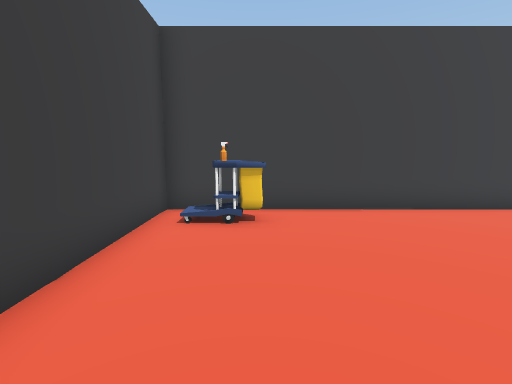
View 1 (above)

15 first-person views from a walk through a Unity game level. The camera is 1.5 m above the floor, tilts 8° down and sees 85° across. The floor is counted in squares, 1 m on a side. Each view is taken from the middle of a square. On the plan, view 1 faces up. The plan holds only what a view shows up to about 14 squares ahead; the rest is blank. The player is left out.

View 2
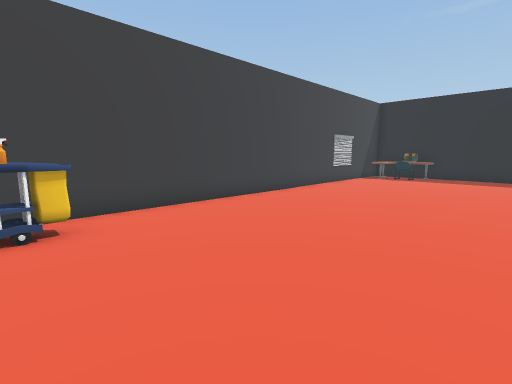

View 3
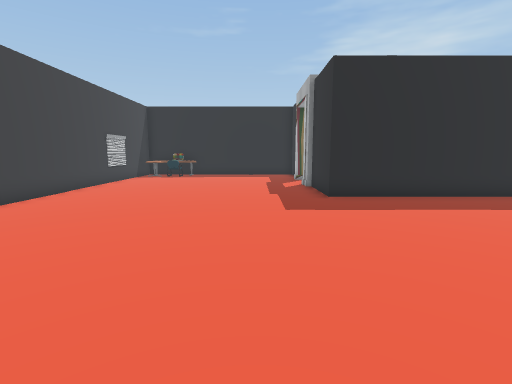

View 4
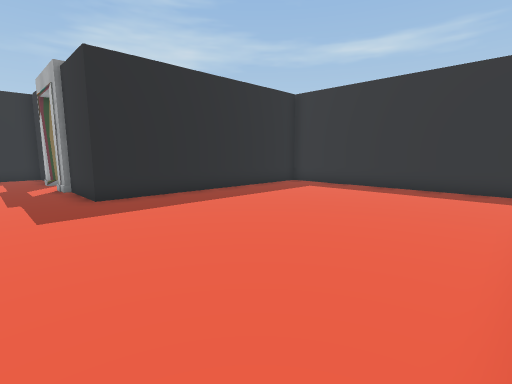

View 5
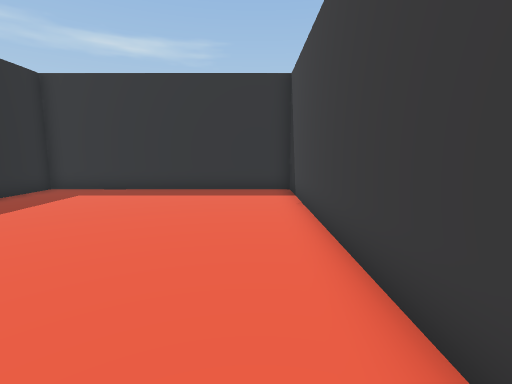

View 6
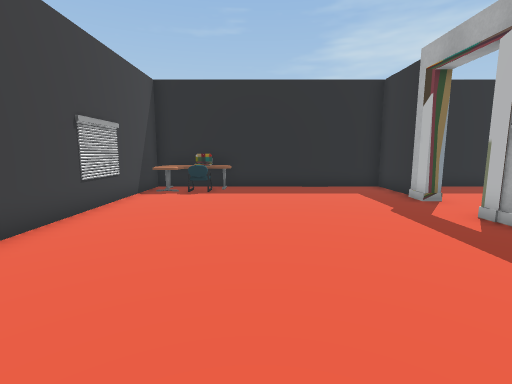

View 7
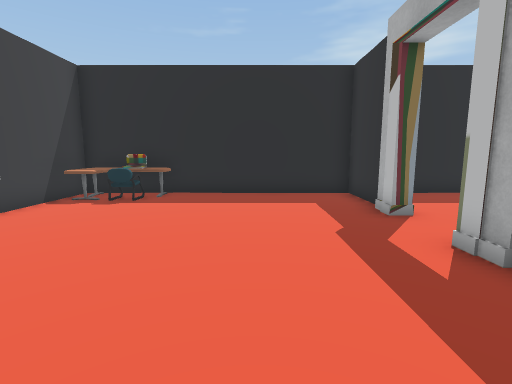

View 8
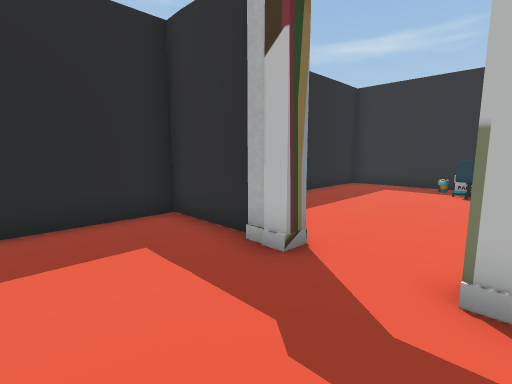

View 9
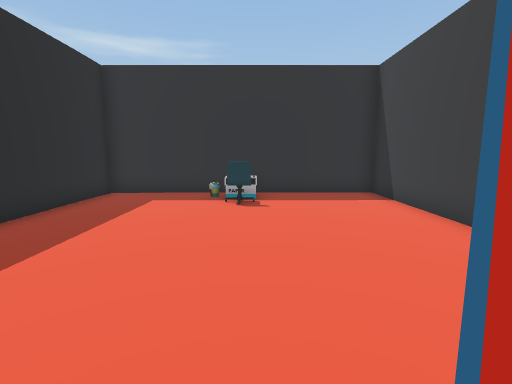

View 10
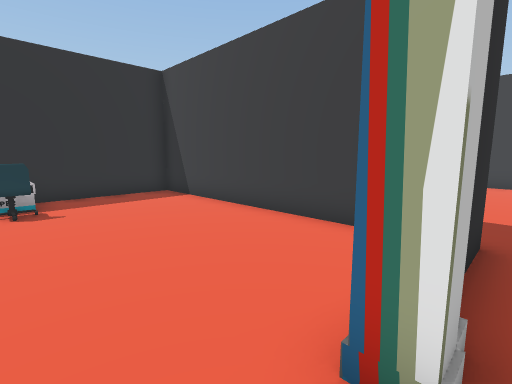

View 11
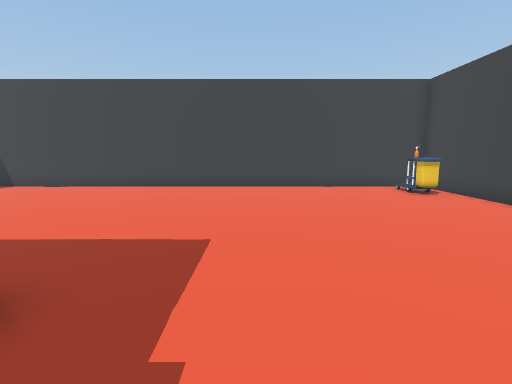

View 12
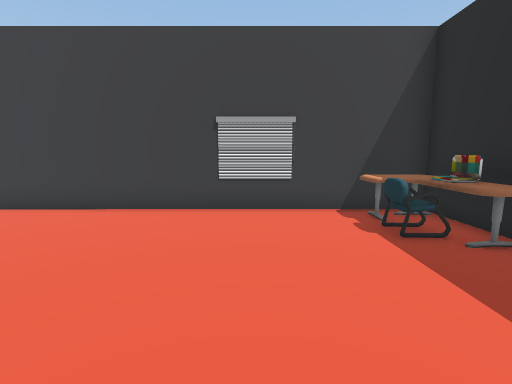

View 13
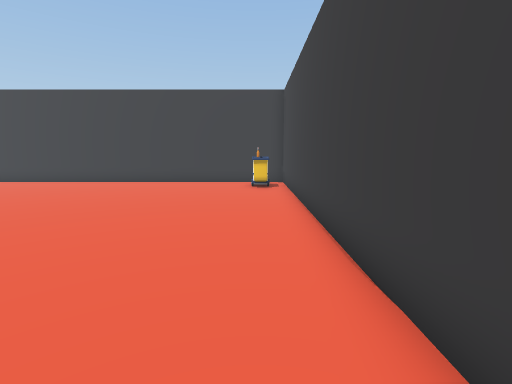

View 14
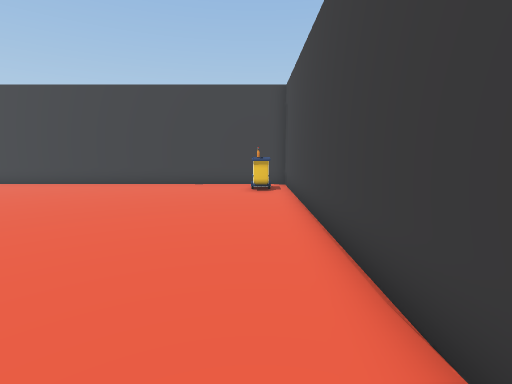

View 15
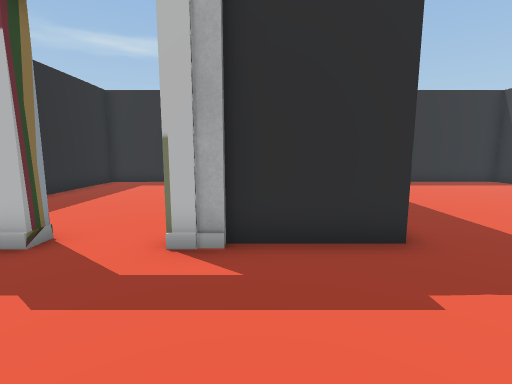

### Floor plan
Ten units are one square. View 1 is at (0, 0); x grows to the right and y downward. Boxes are objects, and circles mark ways between rooms. Rooms are numbered by the first view taken in them; rooms with no view inside come last. Other rooms are left out.
<svg viewBox="-29 -80 209 210">
<path fill="none" stroke="#000" d="M104 23 114 23 114 29M136 29 136 23 145 23M146 25 175 25 175 -74 -24 -74 -24 125 80 125M75 125 75 25 105 25M76 45 76 125M80 125 175 125 175 49"/>
<rect x="-15" y="-65" width="10" height="10" fill="#bbb"><title>other object</title></rect>
<rect x="-5" y="-65" width="10" height="10" fill="#bbb"><title>cart</title></rect>
<rect x="155" y="-75" width="20" height="40" fill="#bbb"><title>table</title></rect>
<rect x="165" y="-55" width="10" height="10" fill="#bbb"><title>laptop</title></rect>
<rect x="115" y="115" width="20" height="10" fill="#bbb"><title>other object</title></rect>
<rect x="115" y="95" width="20" height="20" fill="#bbb"><title>chair</title></rect>
<circle cx="125" cy="30" r="3" fill="#2a7"/>
<text x="60" y="10">1</text>
<text x="130" y="80">2</text>
</svg>
Room 1 opens to room 2.

Where each view was taken, in squares from view 1:
view 1: 0 up, 0 right, facing up
view 2: 0 up, 1 left, facing up-right
view 3: 0 up, 2 left, facing right
view 4: 0 up, 2 left, facing down-right
view 5: 1 down, 1 left, facing down
view 6: 3 up, 5 right, facing right
view 7: 1 up, 7 right, facing right
view 8: 1 up, 11 right, facing down-right
view 9: 2 down, 12 right, facing down
view 10: 2 down, 13 right, facing down-left
view 11: 0 up, 10 right, facing left
view 12: 0 up, 13 right, facing up
view 13: 6 up, 12 right, facing left
view 14: 6 up, 11 right, facing left
view 15: 2 up, 10 right, facing down
